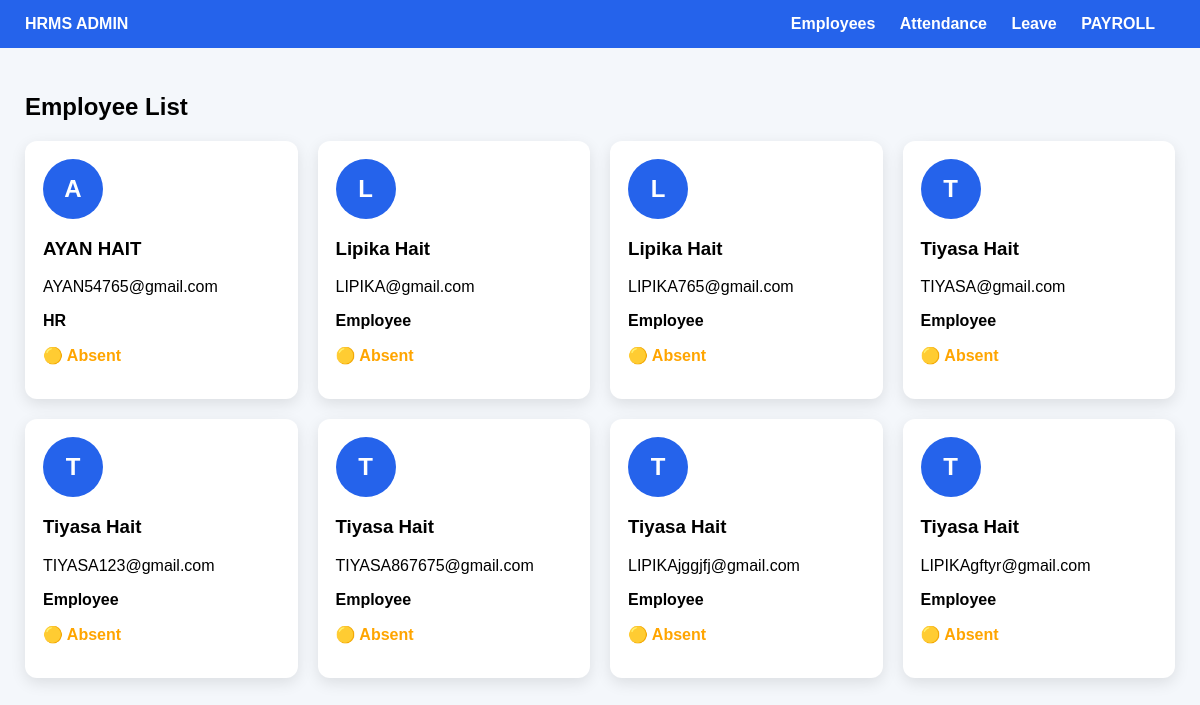
Screenshot of /admin_dashboard.php (signed in) with the database file from the repository.
### tables this page shows
CREATE TABLE `employees` (
  `id` int(11) NOT NULL,
  `company_name` varchar(100) NOT NULL,
  `full_name` varchar(100) NOT NULL,
  `email` varchar(100) NOT NULL,
  `phone` varchar(10) NOT NULL,
  `address` text DEFAULT NULL,
  `login_id` varchar(20) DEFAULT NULL,
  `password` varchar(255) NOT NULL,
  `role` enum('Employee','HR') NOT NULL,
  `department` varchar(100) DEFAULT NULL,
  `job_title` varchar(100) DEFAULT NULL,
  `manager` varchar(100) DEFAULT NULL,
  `salary_basic` decimal(10,2) DEFAULT 0.00,
  `salary_hra` decimal(10,2) DEFAULT 0.00,
  `salary_allowance` decimal(10,2) DEFAULT 0.00,
  `tax_percent` decimal(5,2) DEFAULT 0.00,
  `nationality` varchar(100) DEFAULT NULL,
  `dob` date DEFAULT NULL,
  `gender` varchar(20) DEFAULT NULL,
  `marital_status` varchar(50) DEFAULT NULL,
  `date_of_joining` date DEFAULT NULL,
  `bank_name` varchar(100) DEFAULT NULL,
  `bank_account` varchar(50) DEFAULT NULL,
  `ifsc_code` varchar(20) DEFAULT NULL,
  `created_at` timestamp NOT NULL DEFAULT current_timestamp(),
  `attendance_status` varchar(20) NOT NULL DEFAULT 'Checked Out',
  `last_action_time` datetime DEFAULT NULL
);

### admin_dashboard.php (the view, shortened to what this page needs)
<?php
include("connection.php");
$employees = mysqli_query($conn,"
SELECT * FROM employees
ORDER BY full_name ASC
");
?>
<!DOCTYPE html>
<html>
<head>
<link rel="stylesheet"
href="https://cdnjs.cloudflare.com/ajax/libs/font-awesome/6.5.2/css/all.min.css">
</head>
<body>
<div class="navbar">
<div><b>HRMS ADMIN</b></div>
<div class="menu">
<a href="admin_dashboard.php">Employees</a>
<a href="admin_attendance.php">Attendance</a>
<a href="admin_leave.php">Leave</a>
<a href="admin_payroll.php">PAYROLL</a>
</div>
</div>
<div class="container">
<h2>Employee List</h2>
<div class="grid">
<?php while($emp = mysqli_fetch_assoc($employees)) { ?>
<a href="profile.php?id=<?php echo $emp['id']; ?>">
<div class="card">
<div class="avatar">
<?php echo strtoupper(substr($emp['full_name'],0,1)); ?>
</div>
<h3><?php echo htmlspecialchars($emp['full_name']); ?></h3>
<p><?php echo htmlspecialchars($emp['email']); ?></p>
<p><b><?php echo $emp['role']; ?></b></p>
<p class="status">
<?php
if($emp['attendance_status']=="Checked In"){
    echo "<span class='present'>🟢 Present</span>";
}
else if($emp['attendance_status']=="On Leave"){
    echo "<span class='leave'>✈ On Leave</span>";
}
else{
    echo "<span class='absent'>🟡 Absent</span>";
}
?>
</p>
</div>
</a>
<?php } ?>
</div>
</div>
</body>
</html>

### admin_dashboard.php (style rules this page uses)
body { margin:0; font-family:Arial; background:#f4f7fb; }
.navbar { background:#2563EB; padding:15px 25px; color:white; display:flex; justify-content:space-between; align-items:center; }
.menu a { color:white; margin-right:20px; text-decoration:none; font-weight:bold; }
.container { padding:25px; }
.grid { display:grid; grid-template-columns:repeat(auto-fill,minmax(260px,1fr)); gap:20px; }
.card { background:white; padding:18px; border-radius:12px; box-shadow:0 5px 15px rgba(0,0,0,0.1); cursor:pointer; transition:0.2s; }
.avatar { width:60px; height:60px; border-radius:50%; background:#2563EB; color:white; display:flex; justify-content:center; align-items:center; font-size:24px; font-weight:bold; margin-bottom:10px; }
.status { font-weight:bold; margin-top:5px; }
.absent { color:orange; }
a { text-decoration:none; color:black; }

### rows the page displays
employees: full_name "A", full_name "AYAN HAIT", email "AYAN54765@gmail.com", role "HR", attendance_status "🟡 Absent"
employees: full_name "L", full_name "Lipika Hait", email "LIPIKA@gmail.com", role "Employee", attendance_status "🟡 Absent"
employees: full_name "L", full_name "Lipika Hait", email "LIPIKA765@gmail.com", role "Employee", attendance_status "🟡 Absent"
employees: full_name "T", full_name "Tiyasa Hait", email "TIYASA@gmail.com", role "Employee", attendance_status "🟡 Absent"
employees: full_name "T", full_name "Tiyasa Hait", email "TIYASA123@gmail.com", role "Employee", attendance_status "🟡 Absent"
employees: full_name "T", full_name "Tiyasa Hait", email "TIYASA867675@gmail.com", role "Employee", attendance_status "🟡 Absent"
employees: full_name "T", full_name "Tiyasa Hait", email "LIPIKAjggjfj@gmail.com", role "Employee", attendance_status "🟡 Absent"
employees: full_name "T", full_name "Tiyasa Hait", email "LIPIKAgftyr@gmail.com", role "Employee", attendance_status "🟡 Absent"
